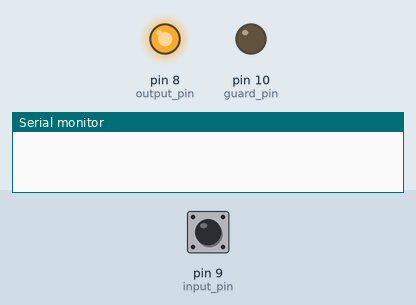
This sketch was run on a simulated Arduino Uno, built with avr-gcc and run on an emulated ATmega328P. Parts: output pins drawn as LEDs (lit = HIGH), the last lines printed to the serial monitor. Dashed ring = blinking. The inputs (shaded band) are chosen by the test bench; at power-on: pin 9 (input_pin) LOW.

Above: at 1.2 s.
1.3 s: pin 9 (input_pin) driven HIGH
At 2.2 s:
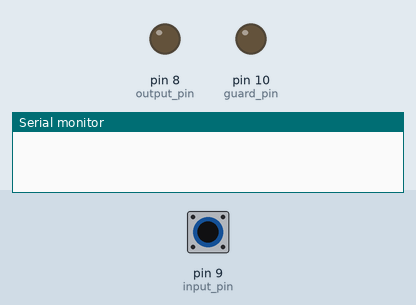
2.8 s: pin 9 (input_pin) driven LOW
At 3.4 s:
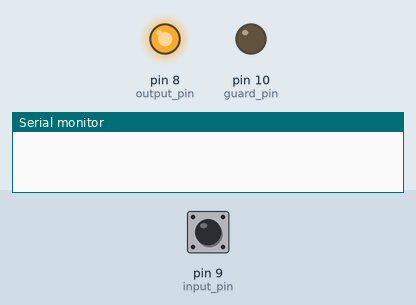
4.3 s: pin 9 (input_pin) pulsed HIGH 5 times (0.12 s each, 0.3 s apart)
At 5.11 s:
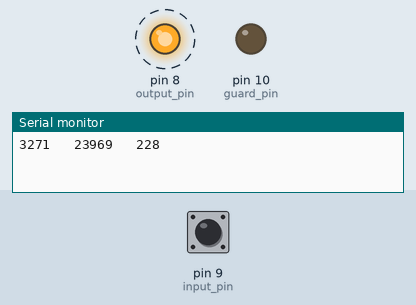
Timing chart, 0 to 7.3 s (numbered marks = the images above; inputs shaded):
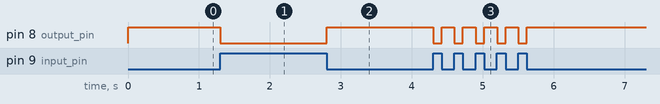

The sketch:

cap_sensor.ino
```cpp
// CapSense.pde
// Paul Badger 2007

// Fun with capacitive sensing and some machine code - for the Arduino (or Wiring Boards).
// Note that the machine code is based on Arduino Board and will probably require some changes for Wiring Board
// This works with a high value (1-10M) resistor between an output pin and an input pin.
// When the output pin changes it changes the state of the input pin in a time constant determined by R * C
// where R is the resistor and C is the capacitance of the pin plus any capacitance present at the sensor.
// It is possible when using this setup to see some variation in capacitance when one's hand is 3 to 4 inches from the sensors
// Try experimenting with larger sensors. Lower values of R will probably yield higher reliability.
// Use 1 M resistor (or less maybe) for absolute touch to activate.
// With a 10 M resistor the sensor will start to respond 1-2 inches away

// Setup
// Connect a 10M resistor between pins 8 and 9 on the Arduino Board
// Connect a small piece of alluminum or copper foil to a short wire and also connect it to pin 9

// When using this in an installation or device it's going to be important to use shielded cable if the wire between the sensor is
// more than a few inches long, or it runs by anything that is not supposed to be sensed.
// Calibration is also probably going to be an issue.
// Instead of "hard wiring" threshold values - store the "non touched" values in a variable on startup - and then compare.
// If your sensed object is many feet from the Arduino Board you're probably going to be better off using the Quantum cap sensors.

// Machine code and Port stuff from a forum post by ARP  http://www.arduino.cc/cgi-bin/yabb2/YaBB.pl?num=1169088394/0#0


int  i;
unsigned int x, y;
float accum, fout, fval = .07;    // these are variables for a simple low-pass (smoothing) filter - fval of 1 = no filter - .001 = max filter

void setup() {
  Serial.begin(9600);

  DDRB=B101;     // DDR is the pin direction register - governs inputs and outputs- 1's are outputs
  // Arduino pin 8 output, pin 9 input, pin 10 output for "guard pin"
  //  preceding line is equivalent to three lines below
  //  pinMode(8, OUTPUT);     // output pin
  //  pinMode(9, INPUT);      // input pin
  //  pinMode(10, OUTPUT);    // guard pin
  digitalWrite(10, LOW);  //could also be HIGH - don't use this pin for changing output though
}

void loop() {
  y = 0;        // clear out variables
  x = 0;

  for (i=0; i < 4 ; i++ ){       // do it four times to build up an average - not really neccessary but takes out some jitter

    // LOW-to-HIGH transition
    PORTB = PORTB | 1;                    // Same as line below -  shows programmer chops but doesn't really buy any more speed
    // digitalWrite(8, HIGH);
    // output pin is PortB0 (Arduino smiley-cool, sensor pin is PortB1 (Arduinio 9)

    while ((PINB & B10) != B10 ) {        // while the sense pin is not high
      //  while (digitalRead(9) != 1)     // same as above port manipulation above - only 20 times slower!
      x++;
    }
    delay(1);

    //  HIGH-to-LOW transition
    PORTB = PORTB & 0xFE;                // Same as line below - these shows programmer chops but doesn't really buy any more speed
    //digitalWrite(8, LOW);
    while((PINB & B10) != 0 ){            // while pin is not low  -- same as below only 20 times faster
      // while(digitalRead(9) != 0 )      // same as above port manipulation - only 20 times slower!
      y++;
    }

    delay(1);
  }

  fout =  (fval * (float)x) + ((1-fval) * accum);  // Easy smoothing filter "fval" determines amount of new data in fout
  accum = fout;

  Serial.print((long)x, DEC);    // raw data - Low to High
  Serial.print( "   ");
  Serial.print((long)y, DEC);    // raw data - High to Low
  Serial.print( "   ");
  Serial.println( (long)fout, DEC); // Smoothed Low to High
}
```

Measured:
- after the input at 1.3 s, pin 8 (output_pin): HIGH → LOW at once
- after the input at 2.8 s, pin 8 (output_pin): LOW → HIGH at once
- after the input at 4.3 s, pin 8 (output_pin): alternates HIGH for 0.18 s and LOW for 0.12 s, 10 changes in all, then stays HIGH, starting at once
